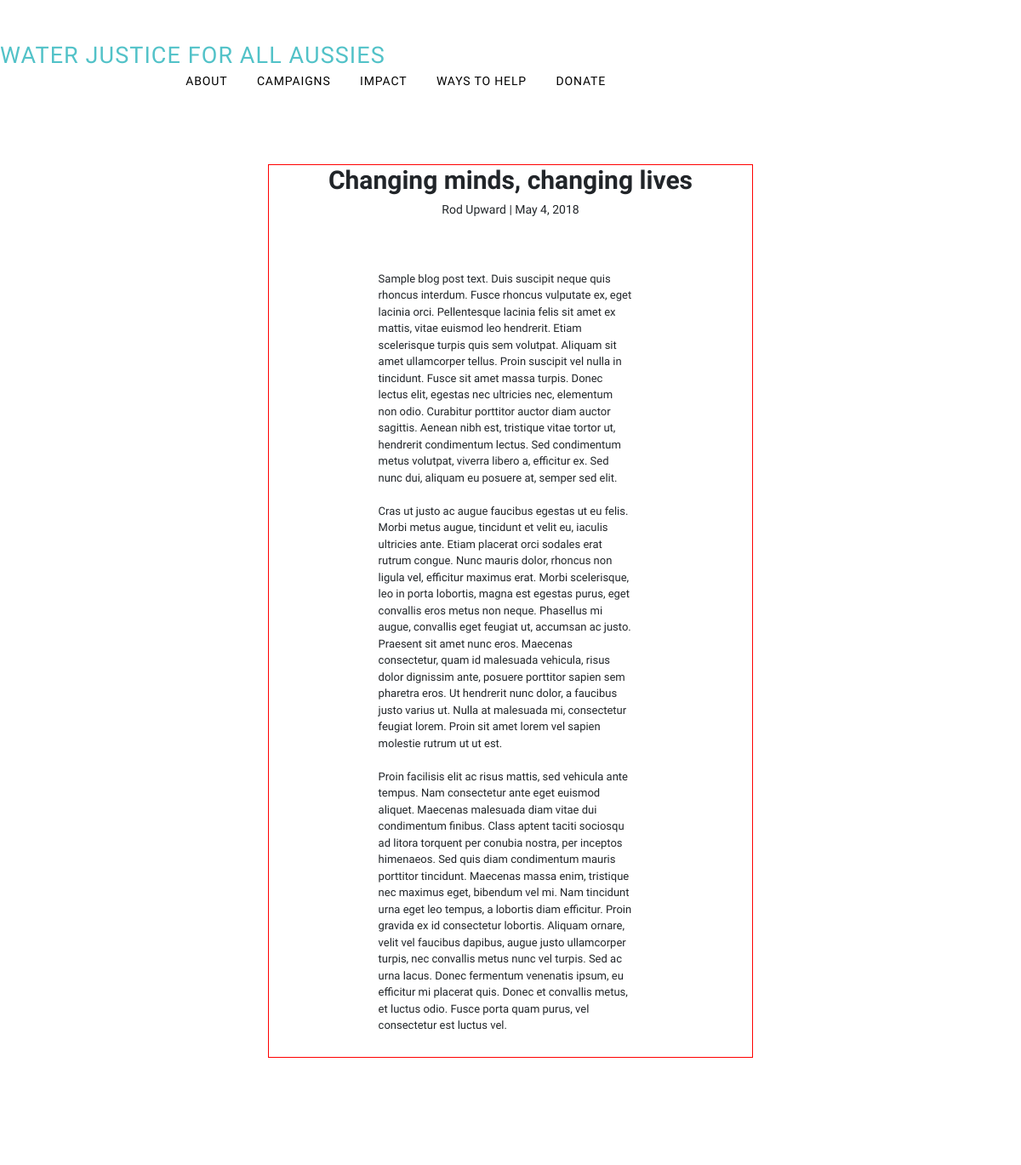
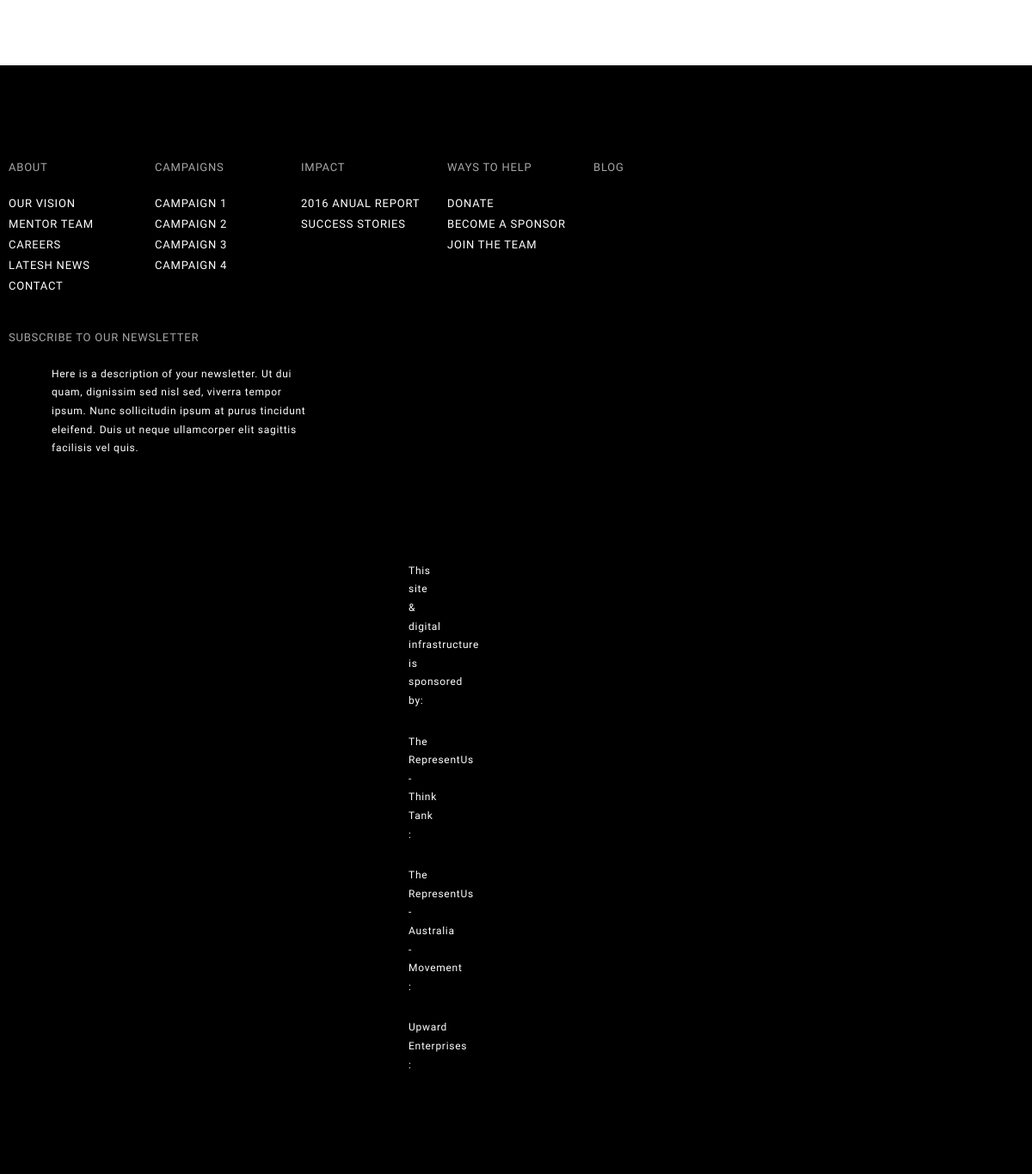
Screenshot of /latest_news/changing-minds-changing-lives with the database file from the repository (2 pictures, top to bottom).
### myapps/models.py (models this page shows, shortened)
class LatestNews(models.Model):
    title = models.CharField(max_length=100)
    slug = models.SlugField(max_length=100, unique=True, blank=True)
    author = models.CharField(max_length=100, blank=True)
    date = models.DateField(blank=True)
    description = models.TextField(blank=True)
    likes = models.CharField(max_length=10, blank=True)
    def __str__(self):
        return self.title

### myapps/views.py (the view)
# urls.py: path('latest_news/<slug:slug>', views.latestNewsClickView,
def latestNewsClickView(request, slug):
    detail = LatestNews.objects.filter(slug=slug)
    print(detail)
    if detail.exists():
        detail = detail.first()
    else:
        return HttpResponse("<h3>Page not found</h3>")
    return render(request, "latest_news_click.html", {'detail': detail})

### myapps/templates/latest_news_click.html (shortened to what this page needs)
{% extends 'base_index.html' %} {% load static %}  {% block container %}
<div class="container">
  {% if detail.slug %}
    <div class="row">
        <div class="col-md-6 offset-md-3" style="border:1px solid red;">
            <h1 class="header2 text-center ">{{detail.title}}</h1>
            <h6 class="header6" style="text-align:center">{{detail.author}} | {{detail.date}}</h6>
            <div class="row">
                <div class="col col-for-news-click">
                    <p class="para">
                    {{detail.description}}
                    </p>
                </div>
            </div>
        </div>
    </div>
    <div class="row">
		<div class="col-md-6 offset-md-3">
		  <a href="javascript::;"><div class="twitter-hover social-slide"></div></a>
		  <a href="javascript::;"><div class="facebook-hover social-slide"></div></a>
		  <a href="javascript::;"><div class="google-hover social-slide"></div></a>
		  <a href="javascript::;"><div class="linkedin-hover social-slide"></div></a>
		  <a href="javascript::;"><div class="pinterest-hover social-slide"></div></a>
		  <a href="javascript::;"><div class="instagram-hover social-slide"></div></a>
		  <a href="javascript::;"><div class="tumblr-hover social-slide"></div></a>
		  <a href="javascript::;"><div class="reddit-hover social-slide"></div></a>
		  <a href="javascript::;"><div class="stumbleupon-hover social-slide"></div></a>
		</div>
	</div>
</div>
{% endif %}
    {% endblock container %} {% block style %}
    <link rel="stylesheet" type="text/css" href="{% static 'css/template.css' %} " />
    <link rel="stylesheet" href="https://stackpath.bootstrapcdn.com/bootstrap/4.5.0/css/bootstrap.min.css">
    {% endblock style %}

### static/css/base.css (style rules this page uses)
* { margin: 0; padding: 0; outline: 0; }
a { text-decoration: none; }

### static/css/template.css (style rules this page uses)
.header2 { font-size: 30px; font-weight: bold; font-family: 'Fjalla One', sans-serif; }
.header6 { font-family: 'Fjalla One', sans-serif; font-size: 14px; }
.para { white-space:pre-line; font-family: 'Libre Franklin', sans-serif; font-size: small; text-align: left; padding-right: 4%; }
.col { margin-left: 2%; margin-right: 2%; }
.row { margin-top:6%; }
.col-for-news-click { margin-top: 2%; margin-right: 20%; margin-left: 20%; margin-bottom: 2%; }
.twitter-hover { background-image: url('https://lut.im/SRoUJUn7V4/cORSlFIVBlR7M8Zv.png'); }
.facebook-hover { background-image: url('https://lut.im/9LlTfOBMjB/ccPwdiudyoF3x1wE.png'); }
.google-hover { background-image: url('https://lut.im/qGelLnYHZ3/dL1Hrnzyl7cMz14e.png'); }
.linkedin-hover { background-image: url('https://lut.im/JNIybEyJDx/6gAE6YPt35e7qMAB.png'); }
.pinterest-hover { background-image: url('https://lut.im/fU1GnJ1cOw/d0iRmklZgk2l6o5W.png'); }
.instagram-hover { background-image: url('https://lut.im/0LARg4VaCM/bWRJ8RbjK0r14RdO.png'); }
.tumblr-hover { background-image: url('https://lut.im/wJDqfDmhLL/YZoci8VwKz37qwv4.png'); }
.reddit-hover { background-image: url('https://lut.im/zfzy0kvZKw/BJBLoz6FyoLLFZGg.png'); }
.stumbleupon-hover { background-image: url('https://lut.im/sdOPL3LP6d/VMRYTaE6cZxHa3Hq.png'); }
.social-slide { height: 48px; width: 48px; margin: 10px; float: left; -webkit-transition: all ease 0.3s; -moz-transition: all ease 0.3s; -o-transition: all ease 0.3s; -ms-transition: all ease 0.3s; transition: all ease 0.3s; }

### rows the page displays
LatestNews: title "Changing minds, changing lives", author "Rod Upward", date "May 4, 2018", description "Sample blog post text. Duis suscipit neque quis rhoncus interdum. Fusce rhoncus vulputate ex, eget lacinia orci. Pellentesque lacinia felis sit amet ex mattis, vitae euismod leo hendrerit. Etiam scelerisque turpis quis sem volutpat. Aliquam sit amet ullamcorper tellus. Proin suscipit vel nulla in tincidunt. Fusce sit amet massa turpis. Donec lectus elit, egestas nec ultricies nec, elementum non odio. Curabitur porttitor auctor diam auctor sagittis. Aenean nibh est, tristique vitae tortor ut, hendrerit condimentum lectus. Sed condimentum metus volutpat, viverra libero a, efficitur ex. Sed nunc dui, aliquam eu posuere at, semper sed elit. Cras ut justo ac augue faucibus egestas ut eu felis.…"
